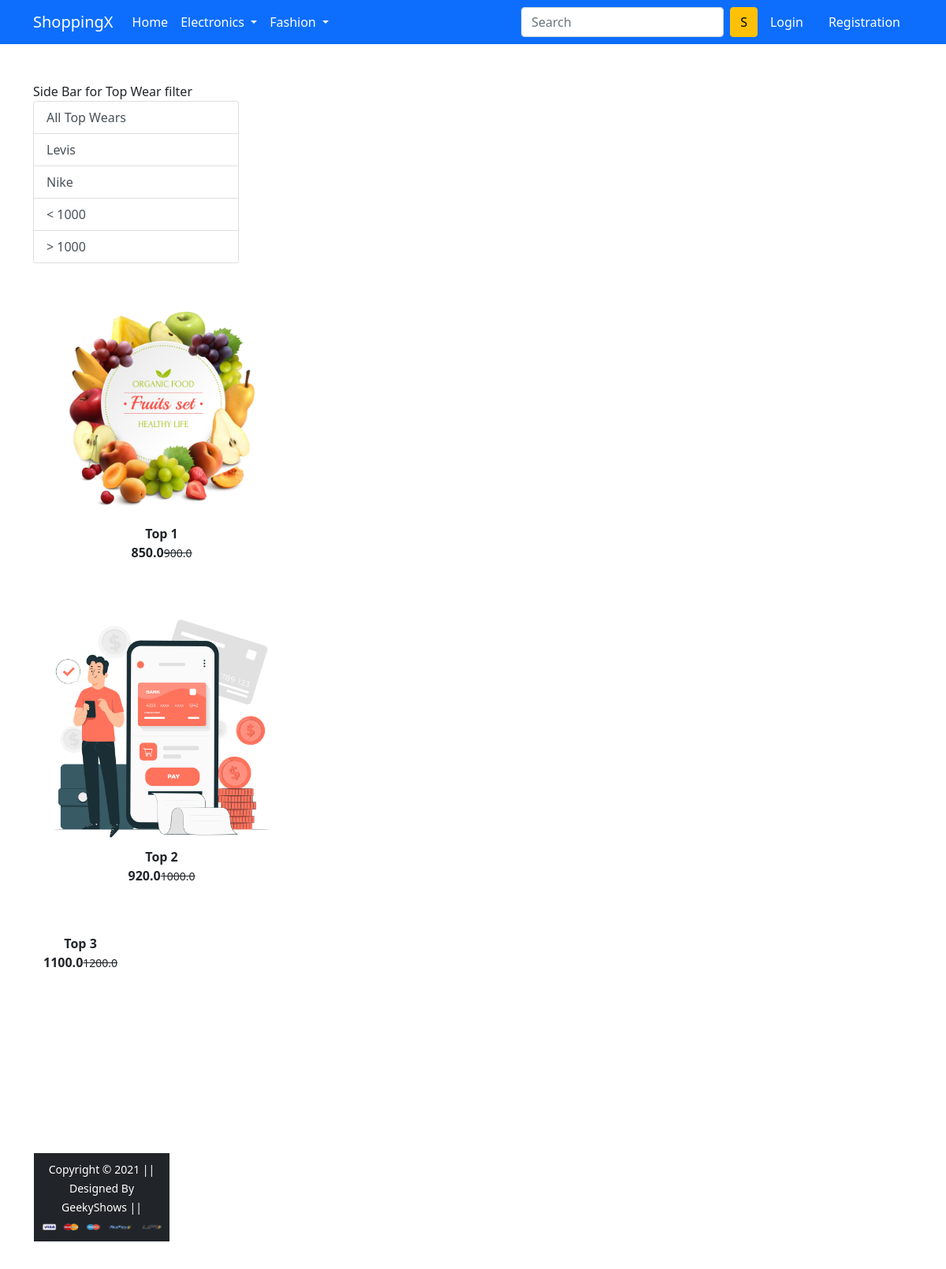
Screenshot of /topwear/ with the database file from the repository.
### app/models.py (models this page shows, shortened)
class Product(models.Model):
    title = models.CharField(max_length=50)
    selling_price = models.FloatField()
    discounted_price = models.FloatField()
    decription = models.TextField( max_length=50)
    brand = models.CharField( max_length=50)
    category = models.CharField(choices=CATEGORY_CHOICES, max_length=50)
    product_image = models.ImageField( upload_to='producting')

### app/views.py (the view)
# urls.py: path('topwear/', views.topwear, name='topwear'),
def topwear (request, data=None):
 if data == None:
  topwear = Product.objects.filter(category='TW')
 elif data == 'Levis' or data == 'Nike':
  topwear = Product.objects.filter(category='TW').filter(brand=data)
 elif data == 'below':
  topwear = Product.objects.filter(category='TW').filter(discounted_price__lt=1000)
 elif data == 'above':
  topwear = Product.objects.filter(category='TW').filter(discounted_price__gt=1000)
 return render (request,'app/topwear.html', {'topwear':topwear})

### app/templates/app/topwear.html (shortened to what this page needs)
{% extends 'app/base.html' %}
{% load static %}
{% block main-content %}
<div class="container my-5">
 <div class="row">
  <div class="col-sm-3">
    Side Bar for Top Wear filter
    <div class="list-group">
        <a href={% url 'topwear' %} class="list-group-item
        list-group-item-action" aria current="true"> All Top Wears </a>
        <a href={% url 'topwearData' 'Levis'%} class="list-group-item
        list-group-item-action" aria current="true"> Levis </a>
        <a href={% url 'topwearData' 'Nike'%} class="list-group-item
        list-group-item-action" aria current="true"> Nike  </a>
        <a href={% url 'topwearData' 'below'%} class="list-group-item
        list-group-item-action" aria current="true">  &lt; 1000 </a>
        <a href={% url 'topwearData' 'above'%} class="list-group-item
        list-group-item-action" aria current="true"> &gt; 1000 </a>
    </div>
    <div class="col-sm-8">
        <div class="row">
            {% for tp in topwear %}
            <div class="col-sm-4 text-center mb-4">
                <a href={% url 'product-detail' tp.id%} class="btn" >
                    <div class="item">
                        <img src="{{tp.product_image.url}}" alt="" height="300" class="">
                        <div class="fw-bold">{{tp.title}}</div>
                        <div class="fw-bold">{{tp.discounted_price}}<small class="fw-light text-decoration-line-through">{{tp.selling_price}}</small></div>
            {% endfor %}
        </div>
    </div>
  </div>
  </div>
 </div>
</div>
{% endblock main-content %}

### rows the page displays
Product: product_image (picture), title "Top 1", discounted_price "850.0", selling_price "900.0"
Product: product_image (picture), title "Top 2", discounted_price "920.0", selling_price "1000.0"
Product: title "Top 3", discounted_price "1100.0", selling_price "1200.0"
